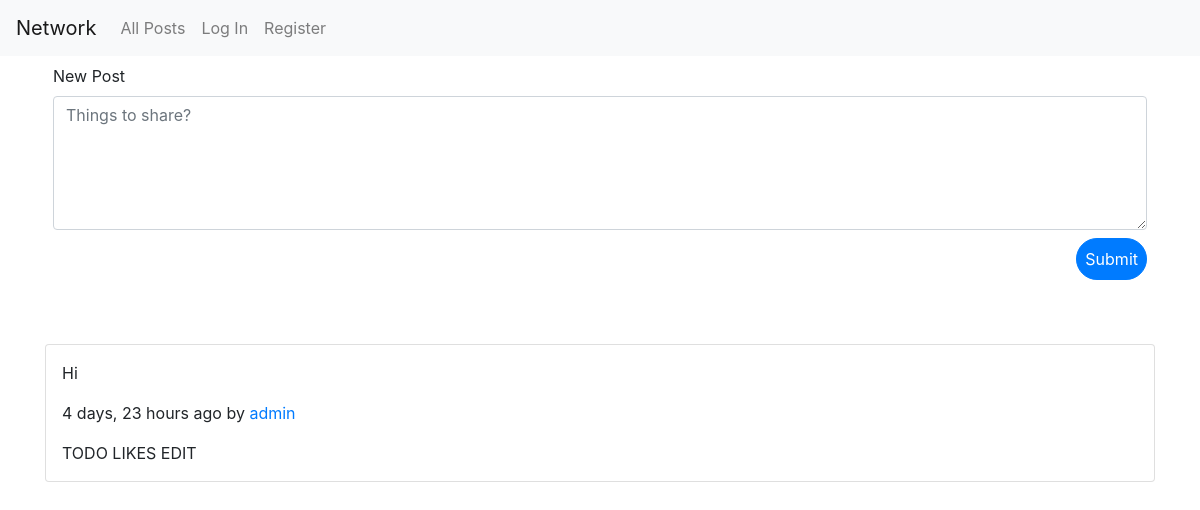
Before: / with the older database file.
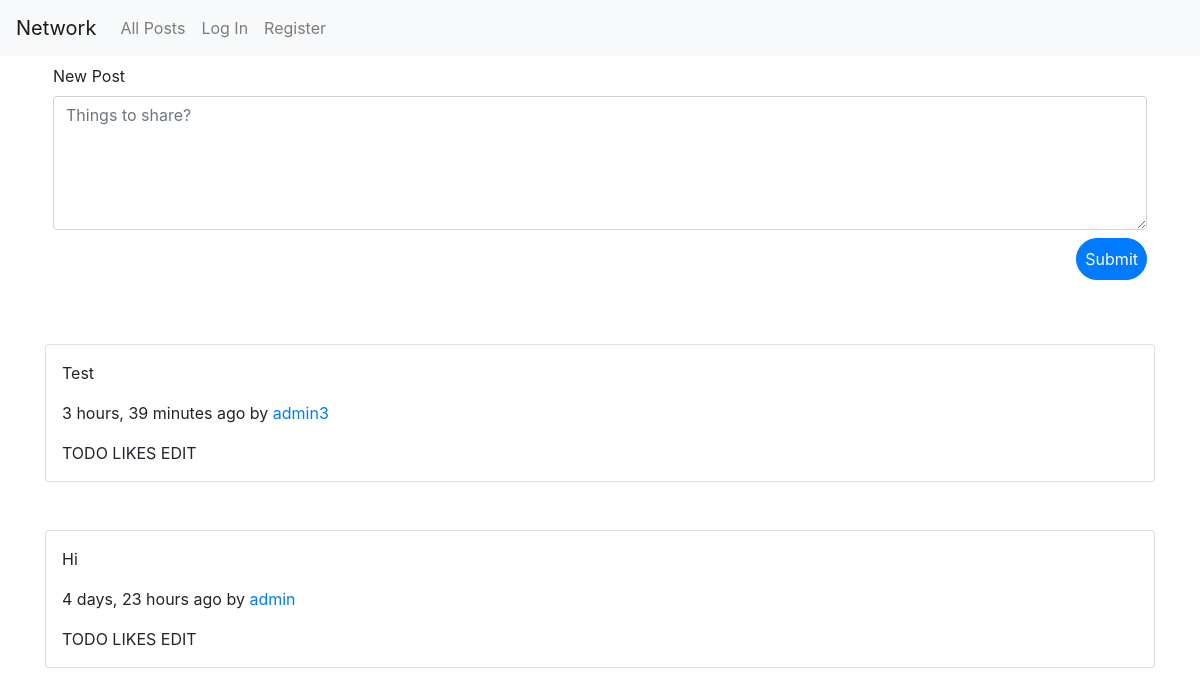
After: the same page with the newer database file.
### network/models.py (models this page shows, shortened)
class Post(models.Model):
    body = models.CharField(max_length=250)
    post_date = models.DateTimeField(auto_now_add=True)
    user = models.ForeignKey(User, on_delete=models.CASCADE)

### network/views.py (the view)
# urls.py: path("", views.index, name="index"),
def index(request):
    posts = Post.objects.all().order_by("-post_date")
    context = {"posts": posts}
    return render(request, "network/index.html", context)

### network/templates/network/index.html (shortened to what this page needs)
{% extends "network/layout.html" %}
{% block body %}
    <form class="p-2" method="POST" action="{% url "create" %}">
        <label for="msg" class="form-label">New Post</label>
        <textarea class="form-control" placeholder="Things to share?" name="body" id="msg" rows="5"></textarea>
        <div class="text-right py-2">
            <button type="submit" class="btn btn-primary rounded-pill p-2">Submit</button>
        </div>
    </form>
    {% for post in posts %}
    <div class="card my-5 p-3">
    <p>{{post.body}}</p>
    <p>{{post.post_date|timesince}} ago by <a href="./profile/{{post.user.id}}">{{post.user}}</a></p>
    TODO LIKES EDIT
    </div>
    {% endfor%}
{% endblock %}

Changed rows visible on the page:
added Post: body "Test", post_date "3 hours, 39 minutes", user "admin3"
